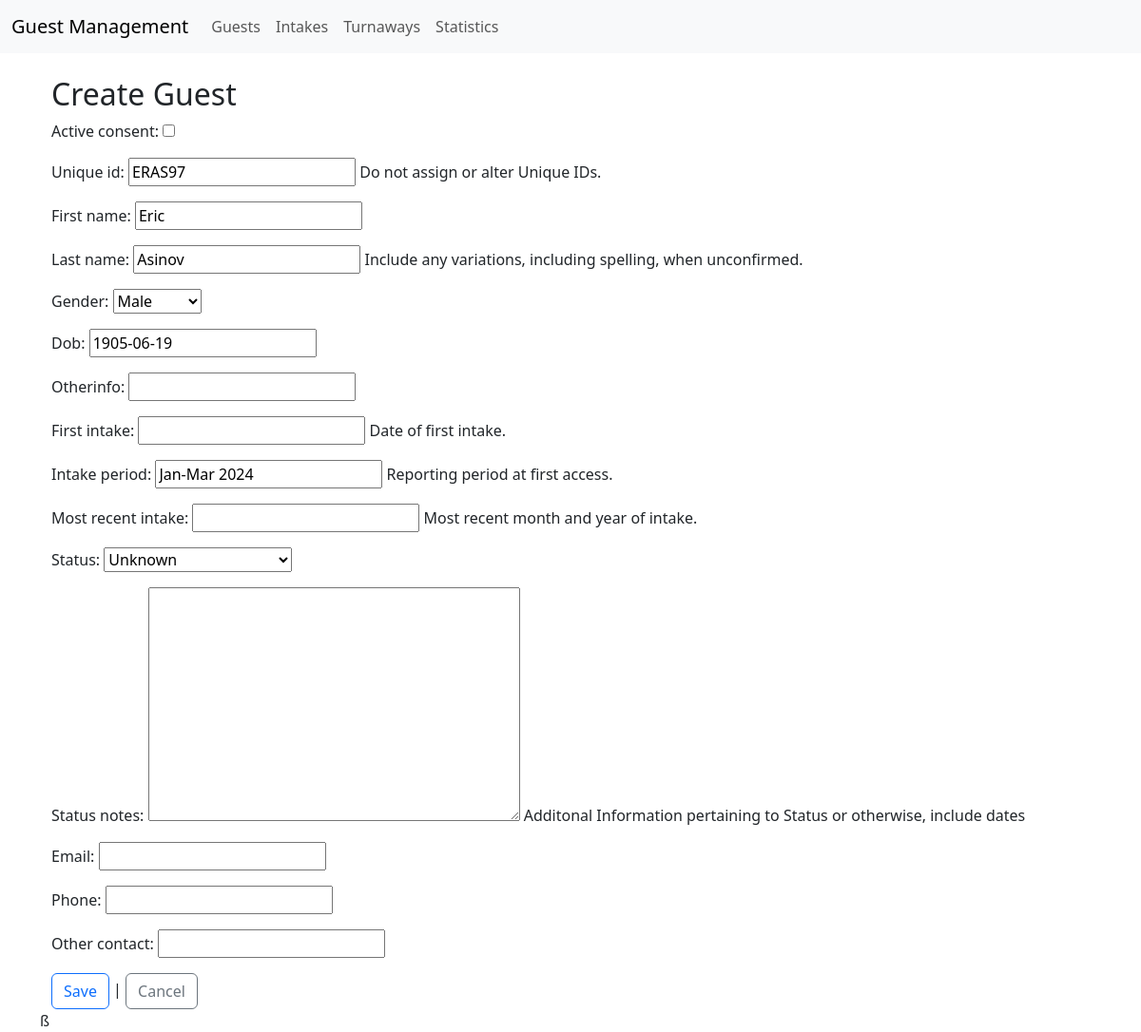
The page /guest/79/edit/ on the database its author committed.
### overnight/models.py (models this page shows, shortened)
class Guest(models.Model):
    active_consent = models.BooleanField(default=False)
    unique_id = models.CharField(max_length=6, unique=True, blank=True, null=True, help_text='Do not assign or alter Unique IDs.')
    first_name = models.CharField(max_length=100)
    last_name = models.CharField(max_length=100, help_text='Include any variations, including spelling, when unconfirmed.')
    gender = models.ForeignKey('Gender', on_delete=models.CASCADE, null=True, blank=True)
    dob = models.DateField(null=True, blank=True)
    otherinfo = models.CharField(max_length=500, blank=True, null=True)
    first_intake = models.DateField(null=True, blank=True, help_text='Date of first intake.')
    intake_period = models.CharField(max_length=20, blank=True, null=True, help_text='Reporting period at first access.') #Period of guest's first intake
    most_recent_intake = models.DateField(null=True, blank=True, help_text='Most recent month and year of intake.')
    status = models.ForeignKey('Status', on_delete=models.CASCADE, null=True, blank=True)
    status_notes = models.TextField(max_length=1000, blank=True, null=True, help_text='Additonal Information pertaining to Status or otherwise, include dates')
    email = models.EmailField(max_length=254, blank=True, null=True)
    phone = models.CharField(max_length=20, blank=True, null=True)
    other_contact = models.CharField(max_length=100, blank=True, null=True)
    class Meta:
        ordering = ['last_name', 'first_name']

class Gender(models.Model):
    gender = models.CharField(max_length=50)
    description = models.CharField(max_length=100, blank=True, null=True)
    class Meta:
        ordering = ['gender']
    def __str__(self):
        return self.gender

class Status(models.Model):
    status = models.CharField(max_length=50)
    description = models.CharField(max_length=100, blank=True, null=True)
    class Meta:
        verbose_name_plural = 'Statuses'
        ordering = ['status']
    def __str__(self):
        return self.status

### overnight/views.py (the view)
# urls.py: path('guest/<int:pk>/edit/', views.update_guest, name='update_guest'),
def update_guest(request, pk):
    guest = get_object_or_404(Guest, pk=pk)
    if request.method == 'POST':
        form = GuestForm(request.POST, instance=guest)
        if form.is_valid():
            form.save()
            return redirect('guest_list')
    else:
        form = GuestForm(instance=guest)
    return render(request, 'guest_form.html', {'form': form})

### overnight/forms.py
class GuestForm(forms.ModelForm):
    class Meta:
        model = Guest
        fields = '__all__'
        widgets = {
            'date': DateInput
        }

### overnight/templates/guest_form.html (shortened to what this page needs)
{% extends "base.html" %}
{% block content %}
<div class="container-md">
<h2>{% if contact %}Edit{% else %}Create{% endif %} Guest</h2>
  <form method="post">
    {{ form.as_p }}
    <button class="btn btn-outline-primary" type="submit">Save</button> |
    <a class="btn btn-outline-secondary" href="{% url 'guest_list' %}">Cancel</a>
  </form>
</div>ß
{% endblock %}

### rows shown on the page
Guest: unique_id "ERAS97", first_name "Eric", last_name "Asinov", dob "1905-06-19", intake_period "Jan-Mar 2024"
Gender: gender "Male"
Status: status "Unknown"
